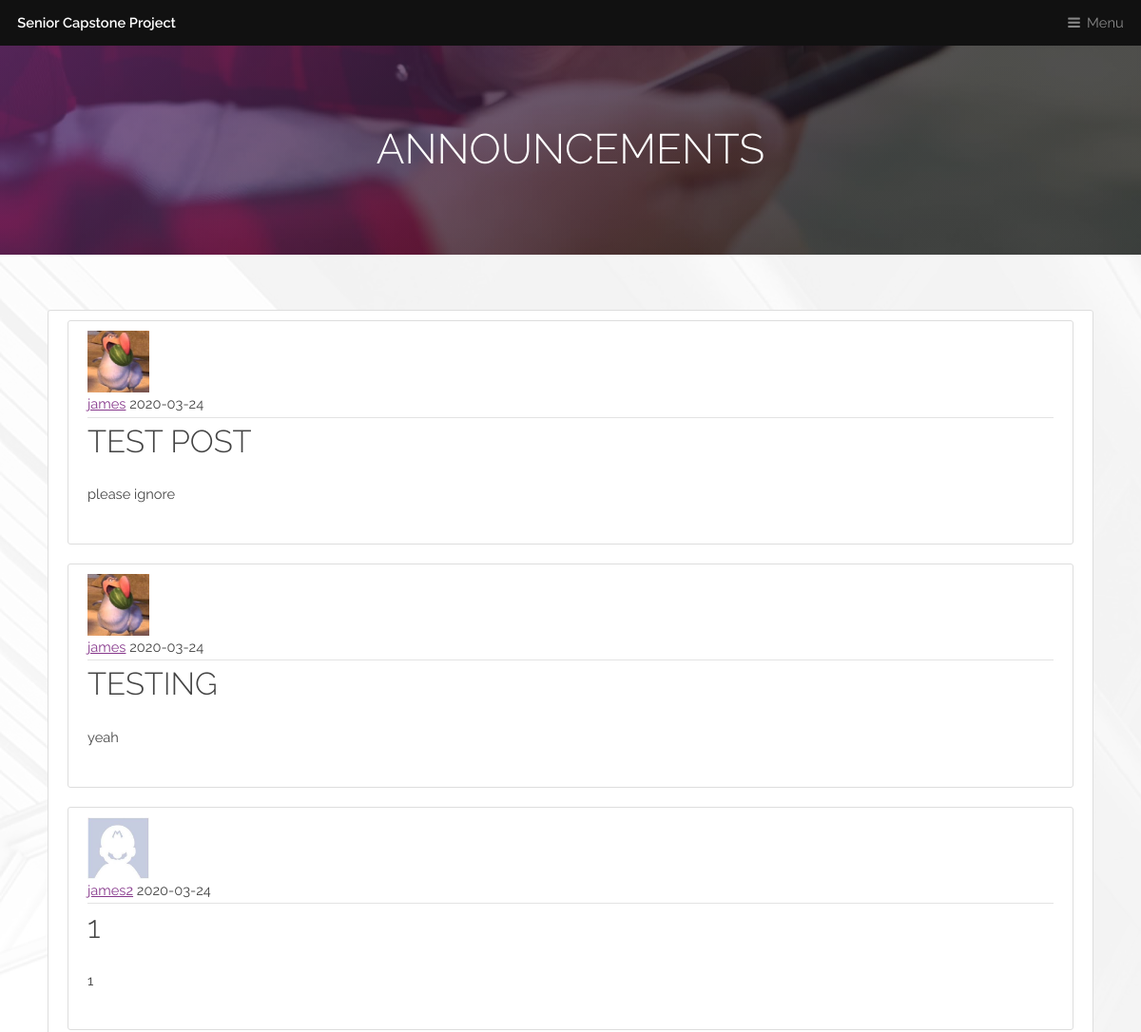
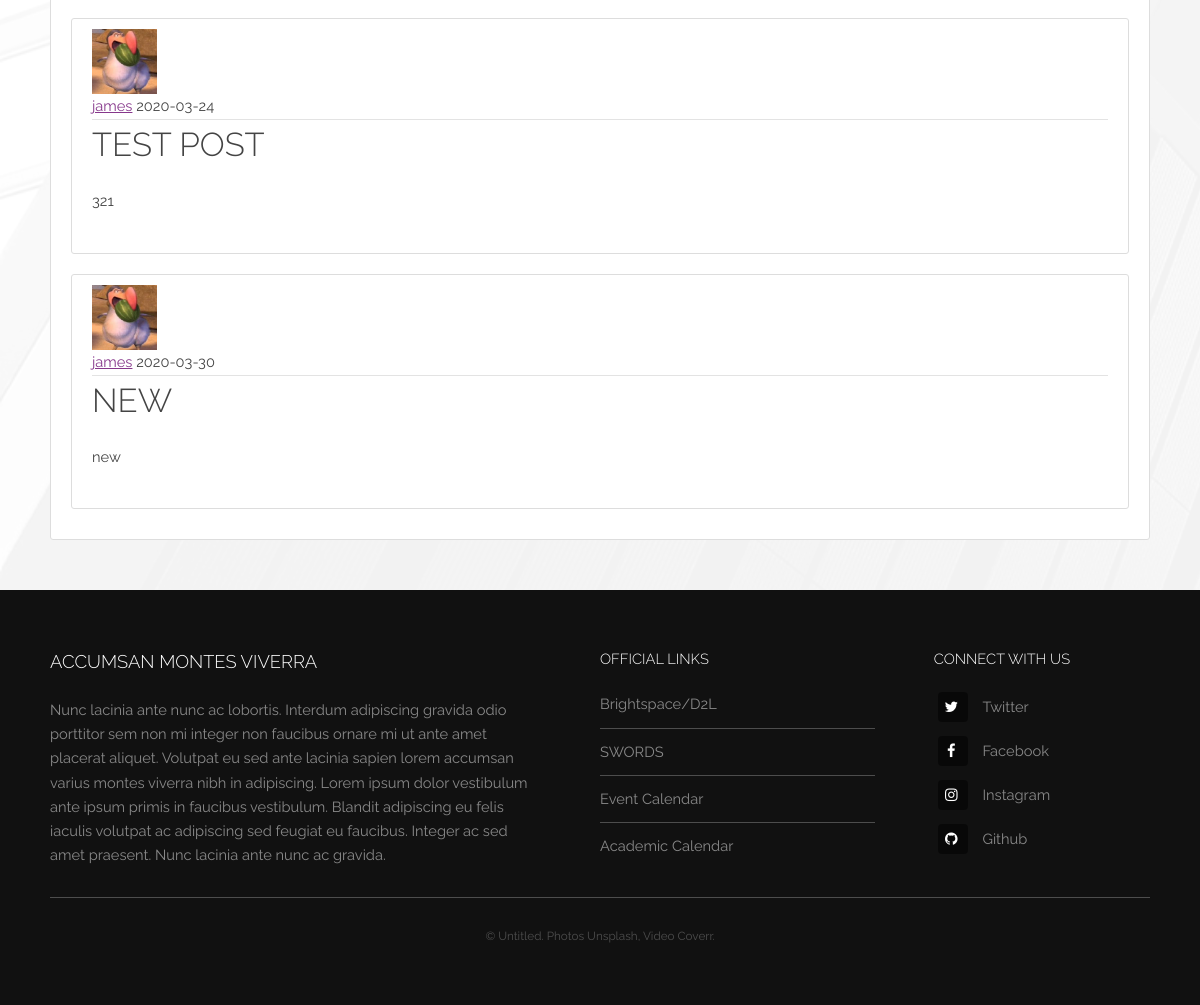
Page /news on the committed database (2 pictures, top to bottom).
### app/models.py (models this page shows, shortened)
class Post(db.Model):
    id = db.Column(db.Integer, primary_key=True)
    title = db.Column(db.String(100), nullable=False)
    date_posted = db.Column(db.DateTime, nullable=False, default=datetime.utcnow)
    content = db.Column(db.Text, nullable=False)
    user_id = db.Column(db.Integer, db.ForeignKey('user.id'), nullable=False)

class User(db.Model, UserMixin):
    id = db.Column(db.Integer, primary_key=True)
    username = db.Column(db.String(20), unique=True, nullable=False)
    stu_id = db.Column(db.String(9), unique=True, nullable=False)
    email = db.Column(db.String(60), unique=True, nullable=False)
    image_file = db.Column(db.String(20), nullable=False, default='default.jpg')
    about_me = db.Column(db.String(250))
    last_seen = db.Column(db.DateTime, default=datetime.today())
    password = db.Column(db.String(30), nullable=False)
    posts = db.relationship('Post', backref='author', lazy=True)
    roles = db.relationship('Role', secondary='user_roles',
                            backref=db.backref('users', lazy='dynamic'))

### app/routes.py (the view)
def news():
    posts = Post.query.all()
    return render_template('news.html', title='News', posts=posts)

### app/routes.py (called while the page is built)
@app.before_request
def before_request():
    if current_user.is_authenticated:
        current_user.last_seen = datetime.utcnow()
        db.session.commit()

### app/templates/news.html (shortened to what this page needs)
<div id="heading" >
    <h1>Announcements</h1>
</div>
{% extends "template.html" %}
{% block content %}
    <section id="main" class="wrapper">
        <div class="inner">
            <div class="content-section">
                {% for post in posts %}
                    <article class="media content-section">
                      <img class="rounded-circle article-img" src="{{ url_for('static', filename='images/profile_pics/' + post.author.image_file) }}">
                      <div class="media-body">
                        <div class="article-metadata">
                          <a class="mr-2" href="{{ url_for('account', stu_id=post.author.stu_id) }}">{{ post.author.username }}</a>
                          <small class="text-muted">{{ post.date_posted.strftime('%Y-%m-%d') }}</small>
                        </div>
                        <h2><a class="article-title" href="{{ url_for('post', post_id=post.id) }}">{{ post.title }}</a></h2>
                        <p class="article-content">{{ post.content }}</p>
                      </div>
                    </article>
                {% endfor %}
            </div>
        </div>
    </section>
{% endblock content %}

### rows in the picture
Post: image_file (picture), author.username "james", date_posted "2020-03-24", title "TEST POST", content "please ignore"
Post: image_file (picture), author.username "james", date_posted "2020-03-24", title "TESTING", content "yeah"
Post: image_file (placeholder picture), author.username "james2", date_posted "2020-03-24", title "1", content "1"
Post: image_file (picture), author.username "james", date_posted "2020-03-24", title "TEST POST", content "321"
Post: image_file (picture), author.username "james", date_posted "2020-03-30", title "NEW", content "new"
